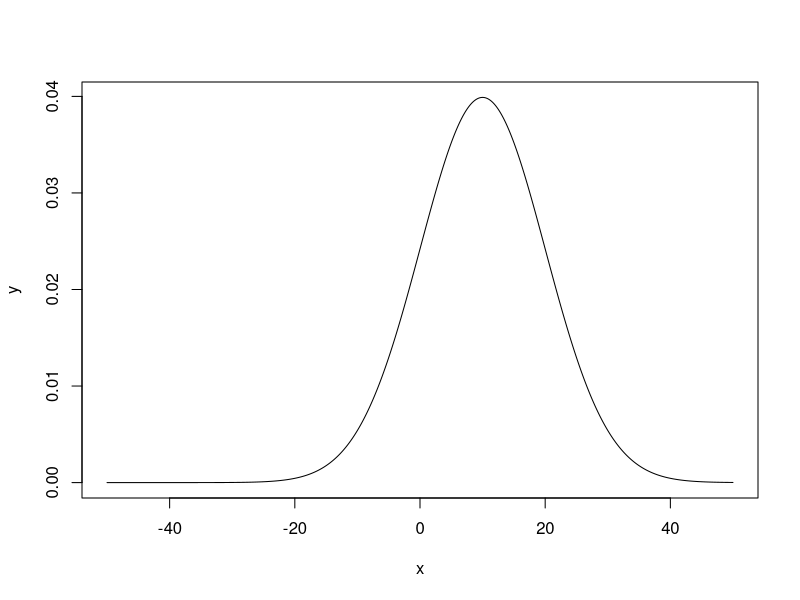
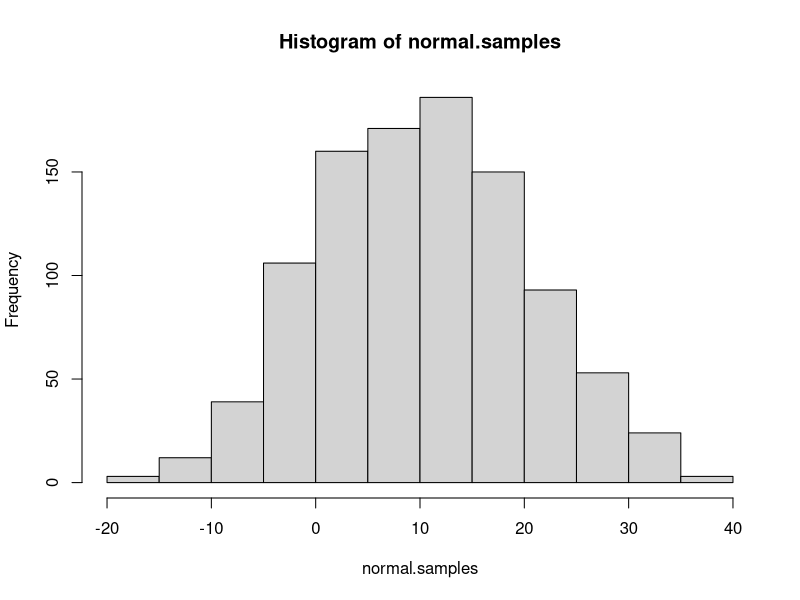
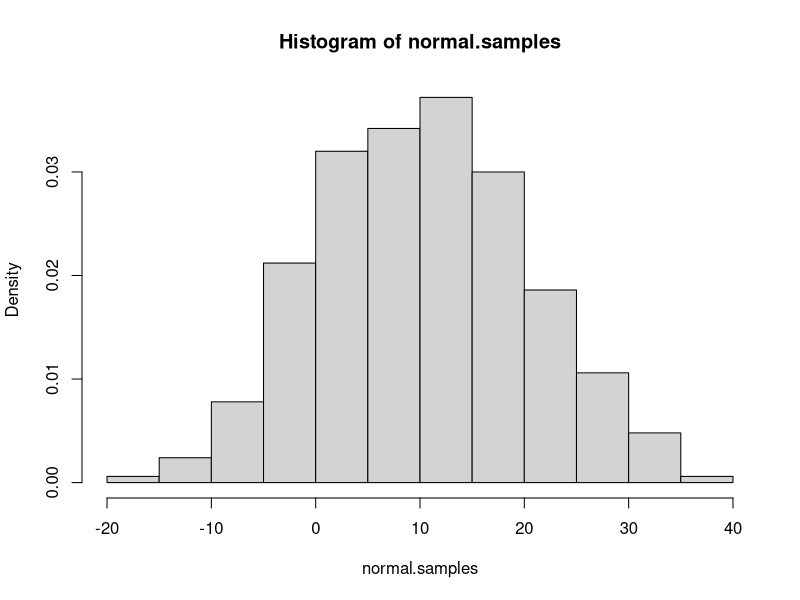
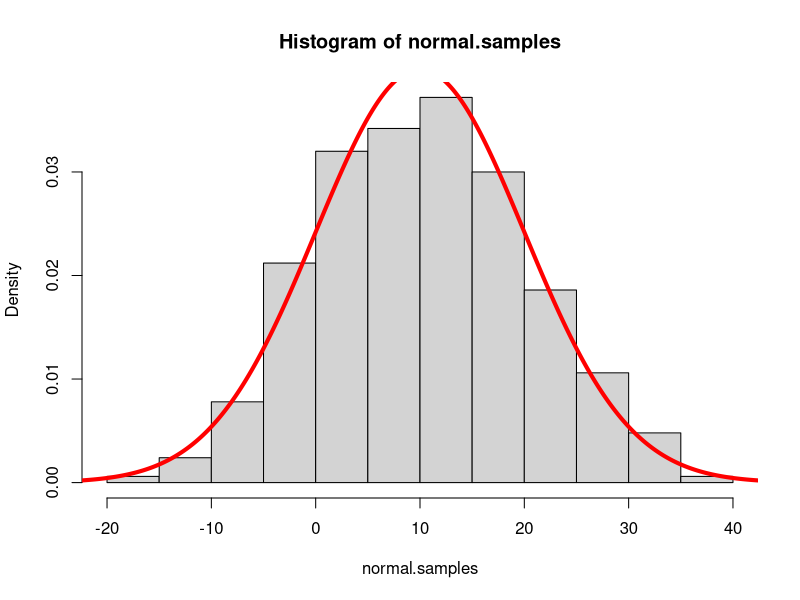

Reproduce these figures in R, in order.
## ---- chunk 1
2 + 3
## ---- chunk 2
a <- 2 + 3
## ---- chunk 3
a
## ---- chunk 4
#Let's take a look at the PDF (probability density function) first
x <- 0:2000 * 0.05 - 50
y <- dnorm(x, mean = 10, sd = sqrt(100))
# X spans over [-50, 50] and y store the pdf value for each element in x.
# The following command generates a line plot
plot(x, y, type = "l")
# search the R Documentation for this "plot" function in the lower right window.
## ---- chunk 5
# Let's draw some random variables from the distribution
normal.samples <- rnorm(1000, 10, 10)  # avoid using sample as the variable name because it's already used for a built-in function.  The bad behavior of R (python shares this overriding problem too)
# Produce a histogram of the random samples
hist(normal.samples)
## ---- chunk 6
hist(normal.samples, probability = TRUE)
## ---- chunk 7
hist(normal.samples, probability = TRUE)
lines(x, y, col="red", lwd=4)
#you may want to try the function "curve" too.  Go to its help page to find the usage.
